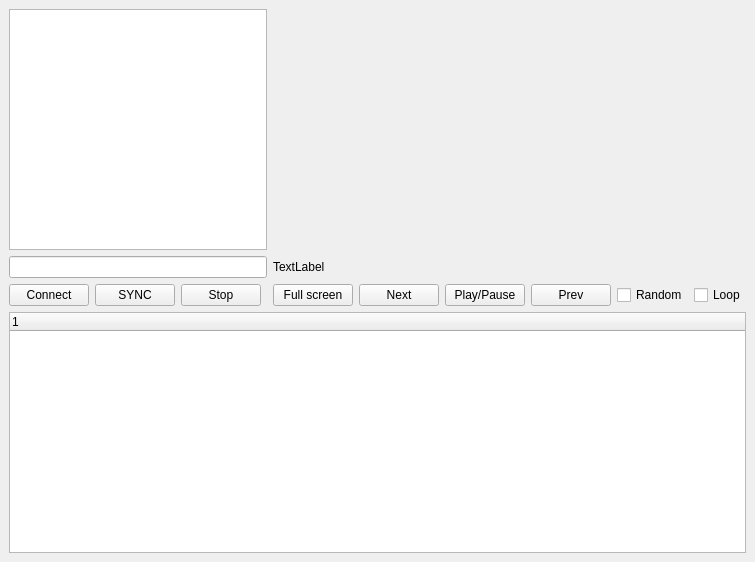
<?xml version="1.0" encoding="UTF-8"?>
<ui version="4.0">
 <class>MainWindow</class>
 <widget class="QMainWindow" name="MainWindow">
  <property name="geometry">
   <rect>
    <x>0</x>
    <y>0</y>
    <width>705</width>
    <height>562</height>
   </rect>
  </property>
  <property name="windowTitle">
   <string>MainWindow</string>
  </property>
  <widget class="QWidget" name="centralwidget">
   <layout class="QGridLayout" name="gridLayout">
    <item row="0" column="0" colspan="4">
     <widget class="QTextBrowser" name="browser"/>
    </item>
    <item row="0" column="4" colspan="6">
     <widget class="Phonon::VideoPlayer" name="player"/>
    </item>
    <item row="1" column="0" colspan="4">
     <widget class="QLineEdit" name="lineedit"/>
    </item>
    <item row="1" column="4">
     <widget class="QLabel" name="time">
      <property name="text">
       <string>TextLabel</string>
      </property>
     </widget>
    </item>
    <item row="1" column="8" colspan="2">
     <widget class="Phonon::VolumeSlider" name="playerVolume"/>
    </item>
    <item row="2" column="0">
     <widget class="QPushButton" name="connectButton">
      <property name="text">
       <string>Connect</string>
      </property>
     </widget>
    </item>
    <item row="2" column="1">
     <widget class="QPushButton" name="syncButton">
      <property name="text">
       <string>SYNC</string>
      </property>
     </widget>
    </item>
    <item row="2" column="8">
     <widget class="QCheckBox" name="random">
      <property name="text">
       <string>Random</string>
      </property>
     </widget>
    </item>
    <item row="2" column="9">
     <widget class="QCheckBox" name="loop">
      <property name="text">
       <string>Loop</string>
      </property>
      <property name="checkable">
       <bool>true</bool>
      </property>
      <property name="checked">
       <bool>false</bool>
      </property>
      <property name="tristate">
       <bool>true</bool>
      </property>
     </widget>
    </item>
    <item row="1" column="5" colspan="3">
     <widget class="Phonon::SeekSlider" name="playerSeek"/>
    </item>
    <item row="2" column="7">
     <widget class="QPushButton" name="prev">
      <property name="text">
       <string>Prev</string>
      </property>
     </widget>
    </item>
    <item row="2" column="6">
     <widget class="QPushButton" name="playPause">
      <property name="text">
       <string>Play/Pause</string>
      </property>
     </widget>
    </item>
    <item row="2" column="5">
     <widget class="QPushButton" name="next">
      <property name="text">
       <string>Next</string>
      </property>
     </widget>
    </item>
    <item row="2" column="2">
     <widget class="QPushButton" name="stop">
      <property name="text">
       <string>Stop</string>
      </property>
     </widget>
    </item>
    <item row="2" column="4">
     <widget class="QPushButton" name="fullScr">
      <property name="text">
       <string>Full screen</string>
      </property>
     </widget>
    </item>
    <item row="3" column="0" colspan="10">
     <widget class="QTreeWidget" name="tree">
      <column>
       <property name="text">
        <string notr="true">1</string>
       </property>
      </column>
     </widget>
    </item>
   </layout>
  </widget>
 </widget>
 <customwidgets>
  <customwidget>
   <class>Phonon::VideoPlayer</class>
   <extends>QWidget</extends>
   <header location="global">phonon/videoplayer.h</header>
  </customwidget>
  <customwidget>
   <class>Phonon::SeekSlider</class>
   <extends>QWidget</extends>
   <header location="global">phonon/seekslider.h</header>
  </customwidget>
  <customwidget>
   <class>Phonon::VolumeSlider</class>
   <extends>QWidget</extends>
   <header location="global">phonon/volumeslider.h</header>
  </customwidget>
 </customwidgets>
 <resources/>
 <connections/>
</ui>
